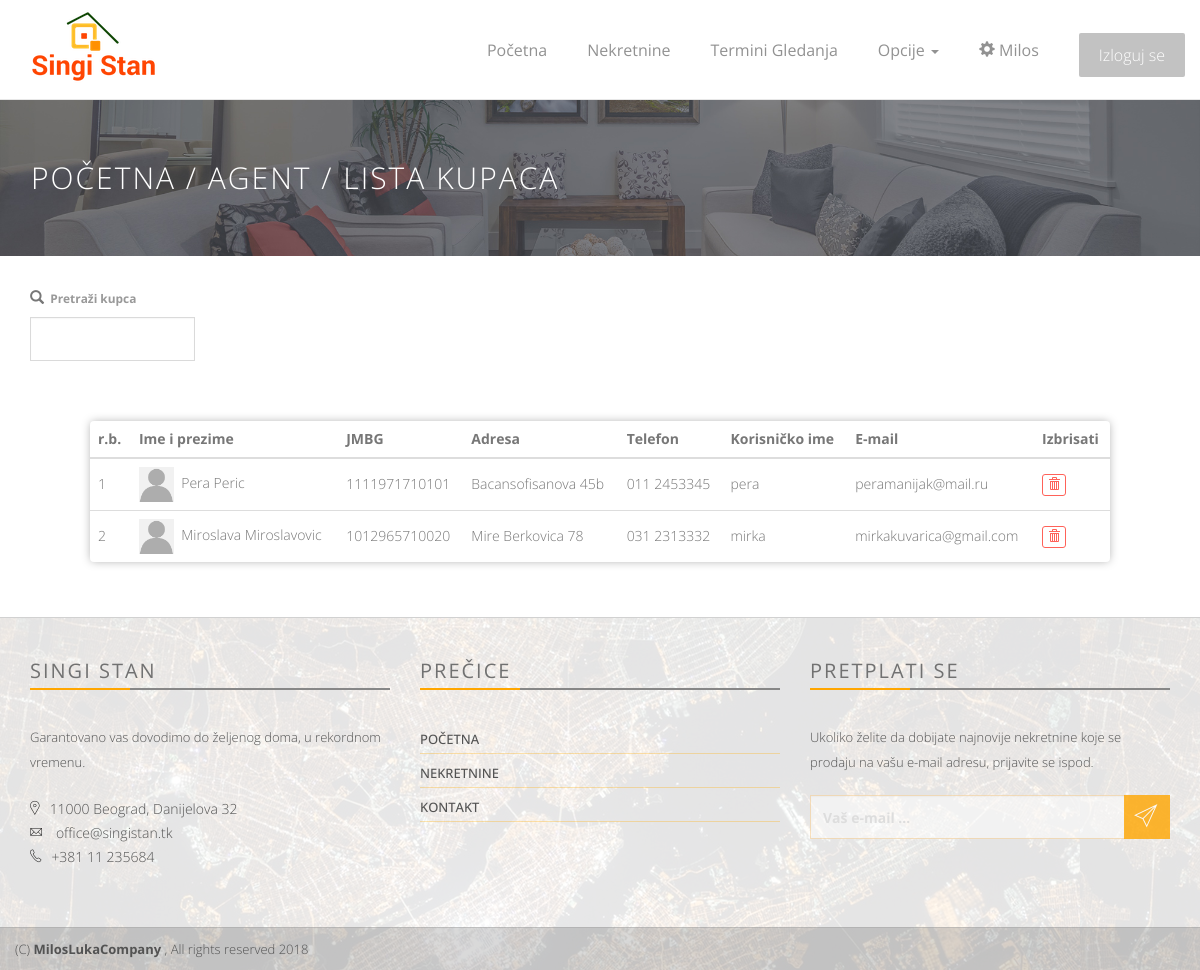
Page /customers.php (signed in) on the committed database.
### tables this page shows
CREATE TABLE kupac (
    id INT NOT NULL AUTO_INCREMENT PRIMARY KEY,
    ime VARCHAR(50) NOT NULL,
    prezime VARCHAR(50) NOT NULL,
    jmbg VARCHAR(13) NOT NULL,
    adresa VARCHAR(150) NOT NULL,
    telefon VARCHAR(15)NOT NULL,
    korisnicko_ime VARCHAR(20) NOT NULL,
    sifra VARCHAR(50) NOT NULL,
    email VARCHAR(50) NOT NULL,
    putanja_slike VARCHAR(255) NULL
);

### customers.php (the view, shortened to what this page needs)
<!DOCTYPE html>
 <html class="no-js">
    <head>
        <link rel="stylesheet" href="assets/css/normalize.css">
        <link rel="stylesheet" href="assets/css/font-awesome.min.css">
        <link rel="stylesheet" href="assets/css/fontello.css">
        <link href="assets/fonts/icon-7-stroke/css/pe-icon-7-stroke.css" rel="stylesheet">
        <link href="assets/fonts/icon-7-stroke/css/helper.css" rel="stylesheet">
        <link href="assets/css/animate.css" rel="stylesheet" media="screen">
        <link rel="stylesheet" href="assets/css/bootstrap-select.min.css">
        <link rel="stylesheet" href="bootstrap/css/bootstrap.min.css">
        <link rel="stylesheet" href="assets/css/icheck.min_all.css">
        <link rel="stylesheet" href="assets/css/price-range.css">
        <link rel="stylesheet" href="assets/css/owl.carousel.css">
        <link rel="stylesheet" href="assets/css/owl.theme.css">
        <link rel="stylesheet" href="assets/css/owl.transitions.css">
        <link rel="stylesheet" href="assets/css/style.css">
        <link rel="stylesheet" href="assets/css/responsive.css">
        <link rel="stylesheet" href="assets/css/nas_stil.css">
    </head>
    <body>
        <nav class="navbar navbar-default navbar-fixed-top  ">
            <div class="container" id="nav_div">
                <div class="navbar-header">
                    <a class="navbar-brand" href="index.php" id="big_logo"><img src="assets/img/logo.png" alt="logo"></a>
                </div>
                <div class="collapse navbar-collapse yamm" id="navigation" style="background-color: #fff;">
                    <div class="button navbar-right">
                        <button class="navbar-btn nav-button wow fadeInRight" onclick="window.open('php/logout.php', '_self');" data-wow-delay="0.48s">Izloguj se</button>
                    </div>
                    <ul class="main-nav nav navbar-nav navbar-right">
                        <li class="wow fadeInDown" data-wow-delay="0.3s"><a class="navbar_link" href="index.php">Početna</a></li>
                        <li class="wow fadeInDown" data-wow-delay="0.4s"><a class="navbar_link" href="property_list.php">Nekretnine</a></li>
                        <li class="wow fadeInDown" data-wow-delay="0.5s"><a class="navbar_link" href="agent_appointments.php">Termini gledanja</a></li>
                        <li class="wow fadeInDown dropdown ymm-sw " data-wow-delay="0.6s">
                            <a href="index.html" class="dropdown-toggle" data-toggle="dropdown" data-hover="dropdown" data-delay="200">Opcije <b class="caret"></b></a>
                        </li>
                        <li class="wow fadeInDown" data-wow-delay="0.7s"><a class="navbar_link" href="profile.php"><span class="glyphicon glyphicon-cog" aria-hidden="true"></span>&nbsp;<?php echo $_SESSION['username']; ?></a></li>
                    </ul>
                </div>
            </div>
        </nav>
        <div class="page-head" style="margin-top: 99px;">
            <div class="container">
                <div class="row">
                    <div class="page-head-content">
                        <h1 class="page-title">Početna / Agent / lista kupaca</h1>
                    </div>
                </div>
            </div>
        </div>
        <div class="content-area user-profiel" style="background-color: #fff;">&nbsp;
            <div class="container">
                <div class="row">
                    <div class="col-md-2">
                        <label><span class="glyphicon glyphicon-search"></span><small> &nbsp;Pretraži kupca</small></label>
                        <input type="text" class="form-control" id='pretrazi_kupca' onkeyup="myFunction()"/>
                    </div>
                </div>
            </div>
            <div class="container_tabela">
                <div class="table-responsive">
                    <table class="table table-hover" id="tabela_kupci">
                        <thead>
                            <tr>
                                <th>r.b.</th>
                                <th>Ime i prezime</th>
                                <th>JMBG</th>
                                <th>Adresa</th>
                                <th>Telefon</th>
                                <th>Korisničko ime</th>
                                <th>E-mail</th>
                                <th>Izbrisati</th>
                            </tr>
                        </thead>
                        <tbody>
                            <?php
                                            require 'php/database_connection.php';
                                            $prep = $db->prepare('SELECT * FROM kupac;');
                                            $prep->execute();
                                            $res = $prep->fetchAll(PDO::FETCH_OBJ);
                                            $br=1;
                            foreach ($res as $r) {
                            echo "<tr> \n";
                            echo "<td class='por'>".($br)."</td> \n";
                            if ($r->putanja_slike != null) {
                                echo "<td><a data-toggle='modal' href='#pic' ><img src='" . $r->putanja_slike . "' class='img_prifile_xs'></a>&nbsp;&nbsp;".$r->ime."&nbsp;".$r->prezime."</td> \n";
                            } else {
                                echo "<td><a data-toggle='modal' href='#pic' ><img src='assets/img/profile_blank.jpg' class='img_prifile_xs'></a>&nbsp;&nbsp;".$r->ime."&nbsp;".$r->prezime."</td> \n";
                            }
                            echo "<td class='por'>".$r->jmbg."</td> \n";
                            echo "<td class='por'>".$r->adresa."</td> \n";
                            echo "<td class='por'>".$r->telefon."</td> \n";
                            echo "<td class='por'>".$r->korisnicko_ime."</td> \n";
                            echo "<td class='por'>".$r->email."</td> \n";
                            echo "<td class='por'><button class='btn btn-danger btn-xs' style='border-width: 1px;' onclick='if(confirm(\"Da li ste sigurni da želite da obrišete kupca?\")){window.open(\"php/delete_customer.php?ID={$r->id}\", \"_self\")};' ><span class='glyphicon glyphicon-trash'></span></button></td> \n";
                            echo "</tr> \n";
                            $br=$br+1;
                            }
                            ?>
                        </tbody>
                    </table>
                </div>
            </div>
        </div>
        <div class="footer-area">
            <div class=" footer">
                <div class="container">
                    <div class="row">
                        <div class="col-md-4 col-sm-6 wow fadeInRight animated">
                            <div class="single-footer">
                                <h4>Singi Stan</h4>
                                <div class="footer-title-line"></div>
                                <p>Garantovano vas dovodimo do željenog doma, u rekordnom vremenu.</p>
                                <ul class="footer-adress">
                                    <li><i class="pe-7s-map-marker strong"> </i>11000 Beograd, Danijelova 32</li>
                                    <li><i class="pe-7s-mail strong"> </i> office@singistan.tk</li>
                                    <li><i class="pe-7s-call strong"> </i>+381 11 235684</li>
                                </ul>
                            </div>
                        </div>
                        <div class="col-md-4 col-sm-6 wow fadeInRight animated">
                            <div class="single-footer">
                                <h4>Prečice </h4>
                                <div class="footer-title-line"></div>
                                <ul class="footer-menu">
                                    <li><a href="index.php">Početna</a>  </li>
                                    <li><a href="property_list.php">Nekretnine</a>  </li>
                                    <li><a href="contact.php">Kontakt </a></li>
                                </ul>
                            </div>
                        </div>
                        <div class="col-md-4 col-sm-6 wow fadeInRight animated">
                            <div class="single-footer news-letter">
                                <h4>Pretplati se</h4>
                                <div class="footer-title-line"></div>
                                <p>Ukoliko želite da dobijate najnovije nekretnine koje se prodaju na vašu e-mail adresu, prijavite se ispod.</p>
                                <form>
                                    <div class="input-group">
                                        <input class="form-control" type="text" placeholder="Vaš e-mail ... ">
                                        <span class="input-group-btn">
                                            <button class="btn btn-primary subscribe" type="button"><i class="pe-7s-paper-plane pe-2x"></i></button>
                                        </span>
                                    </div>
                                </form>
                            </div>
                        </div>
                    </div>
                </div>
            </div>
            <div class="footer-copy text-center">
                <div class="container">
                    <div class="row">
                        <div class="pull-left">
                            <span> (C) <b>MilosLukaCompany</b> , All rights reserved 2018  </span>
                        </div>
                    </div>
                </div>
            </div>
        </div>
    </body>
</html>

### assets/css/nas_stil.css (style rules this page uses)
.navbar-brand>img { display: block; margin-top: -20px; }
.news-letter .form-control { color:#fff; font-weight: bold; }
@media screen and (min-width: 480px) { .container_tabela { margin-left: 0px; margin-right: 0px; } }
@media screen and (min-width: 900px) { .container_tabela { margin-left: 90px; margin-right: 90px; } }
.container_tabela { margin-top: 60px; border-radius: 4px; box-shadow: 0 0 10px -1px #aaa; }
.img_prifile_xs { width: 35px; height: 35px; }
.por { padding-top: 15px !important; }
table { margin-bottom: 0px !important; }

### rows in the picture
kupac: ime "Pera", prezime "Peric", jmbg "1111971710101", adresa "Bacansofisanova 45b", telefon "011 2453345", korisnicko_ime "pera", email "peramanijak@mail.ru"
kupac: ime "Miroslava", prezime "Miroslavovic", jmbg "1012965710020", adresa "Mire Berkovica 78", telefon "031 2313332", korisnicko_ime "mirka", email "mirkakuvarica@gmail.com"

### other values in the picture
$_SESSION['username'] "Milos"
